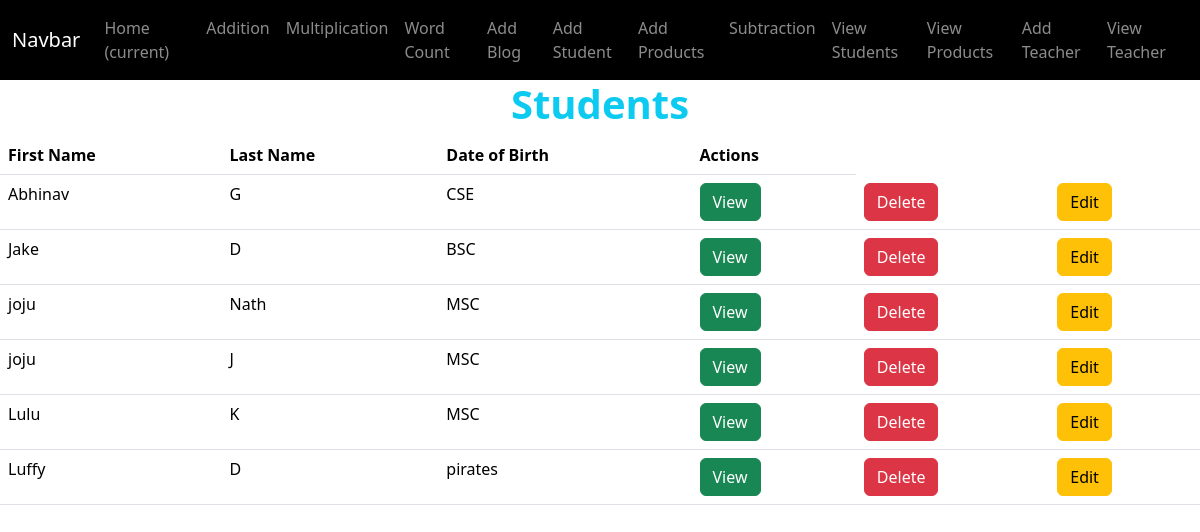
Before: /user/stud_list with the older database file.
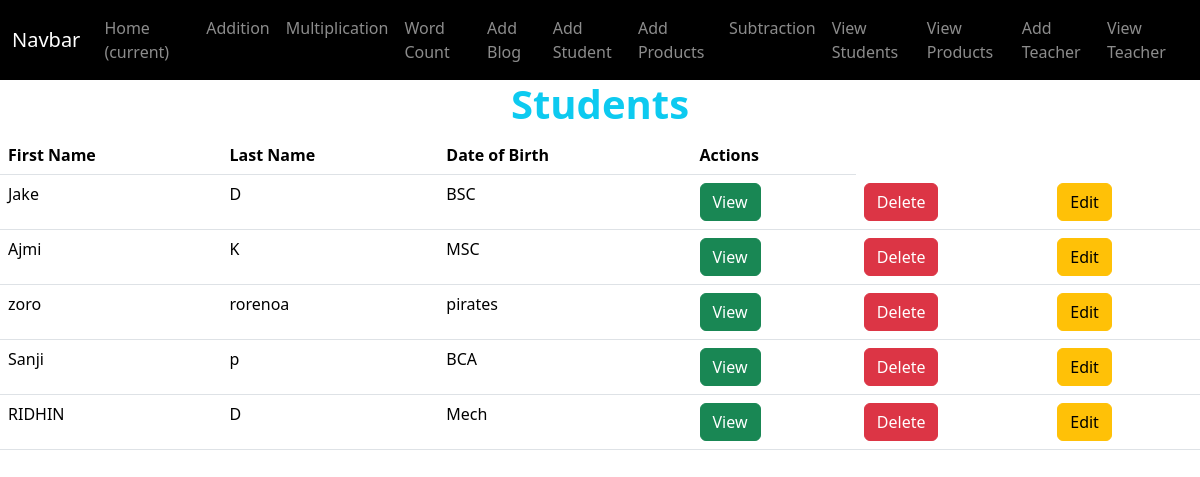
After: the same page with the newer database file.
### user/models.py (models this page shows)
class StudentModel(models.Model):
    firstname = models.CharField(max_length=100)
    lastname = models.CharField(max_length=100)
    dob = models.DateField()
    email = models.EmailField(max_length=100,unique = True)
    phone = models.IntegerField()
    address = models.CharField(max_length=200)
    department = models.CharField(max_length=100)
    def __str__(self) -> str:
        return self.firstname

### user/views.py (the view)
# urls.py: path('stud_list',StudentListView.as_view(),name="stud_list"),
class StudentListView(View):
    def get(self,request):
        students = StudentModel.objects.all()
        print(students)
        return render(request,"students_list.html",{"data":students})

### user/templates/students_list.html (shortened to what this page needs)
{% extends "navbar.html" %}
{% block dash %}
    <h1 class="text-center fw-bold text-info">Students</h1>
    <table class="table">
        <thead>
          <tr>
            <th scope="col">First Name</th>
            <th scope="col">Last Name</th>
            <th scope="col">Date of Birth</th>
            <th scope="col">Actions</th>
          </tr>
        </thead>
        <tbody>
            {% for stud in data %}
          <tr>
            <td>{{stud.firstname}}</td>
            <td>{{stud.lastname}}</td>
            <td>{{stud.department}}</td>
            <td>
              <a href="{% url 's_details' stud.id %}" class="btn btn-success">View</a>
            </td>
            <td>
              <a href="{% url 's_delete' stud.id %}" class="btn btn-danger" onclick="return confirm('Are you sure');">Delete</a>
            </td>
            <td>
              <a href="{% url 'studEdit' stud.id %}" class="btn btn-warning">Edit</a>
            </td>
          </tr>
          {% endfor %}
        </tbody>
      </table>
{% endblock dash %}

### user/templates/navbar.html (shortened to what this page needs)
{% load static %}
<link rel="stylesheet" href="{% static 'css/styledash.css' %}" />
<!DOCTYPE html>
<html lang="en">
  <head>
    <link href="https://cdn.jsdelivr.net/npm/bootstrap@5.3.2/dist/css/bootstrap.min.css" rel="stylesheet" />
    <link rel="stylesheet" href="{% static 'css/styledash.css' %}" />
  </head>
  <body>
    <header>
      <nav class="navbar navbar-expand-lg navbar-dark">
        <div class="container-fluid navbox">
          <a class="navbar-brand" href="#">Navbar</a>
          <div class="collapse navbar-collapse" id="navbarSupportedContent">
            <ul class="navbar-nav mr-auto">
              <li class="nav-item active">
                <a class="nav-link" href="{% url 'dash' %}">Home <span class="sr-only">(current)</span></a>
              </li>
              <li class="nav-item">
                <a class="nav-link" href="{% url 'add' %}">Addition</a>
              </li>
              <li class="nav-item">
                <a class="nav-link" href="{% url 'mul' %}">Multiplication</a>
              </li>
              <li class="nav-item">
                <a class="nav-link" href="{% url 'word' %}">Word Count</a>
              </li>
              <li class="nav-item">
                <a class="nav-link" href="{% url 'blog' %}">Add Blog</a>
              </li>
              <li class="nav-item">
                <a class="nav-link" href="{% url 'add_stud' %}">Add Student</a>
              </li>
              <li class="nav-item">
                <a class="nav-link" href="{% url 'prod' %}">Add Products</a>
              </li>
              <li class="nav-item">
                <a class="nav-link" href="{% url 'sub' %}">Subtraction</a>
              </li>
              <li class="nav-item">
                <a class="nav-link" href="{% url 'stud_list' %}">View Students</a>
              </li>
              <li class="nav-item">
                <a class="nav-link" href="{% url 'prod_list' %}">View Products</a>
              </li>
              <li class="nav-item">
                <a class="nav-link" href="{% url 'addteach' %}">Add Teacher</a>
              </li>
              <li class="nav-item">
                <a class="nav-link" href="{% url 'viewteach' %}">View Teacher</a>
              </li>
            </ul>
          </div>
        </div>
      </nav>
    </header>
    <main>
      {% block dash %}
      {% endblock %}
    </main>
  </body>
</html>

### user/static/css/styledash.css (style rules this page uses)
.navbar { background-color: black; }

Changed rows visible on the page:
removed StudentModel: firstname "Abhinav", lastname "G", department "CSE"
removed StudentModel: firstname "joju", lastname "Nath", department "MSC"
removed StudentModel: firstname "joju", lastname "J", department "MSC"
removed StudentModel: firstname "Luffy", lastname "D", department "pirates"
changed StudentModel "MSC": firstname "Lulu" → "Ajmi"
added StudentModel: firstname "zoro", lastname "rorenoa", department "pirates"
added StudentModel: firstname "Sanji", lastname "p", department "BCA"
added StudentModel: firstname "RIDHIN", lastname "D", department "Mech"
